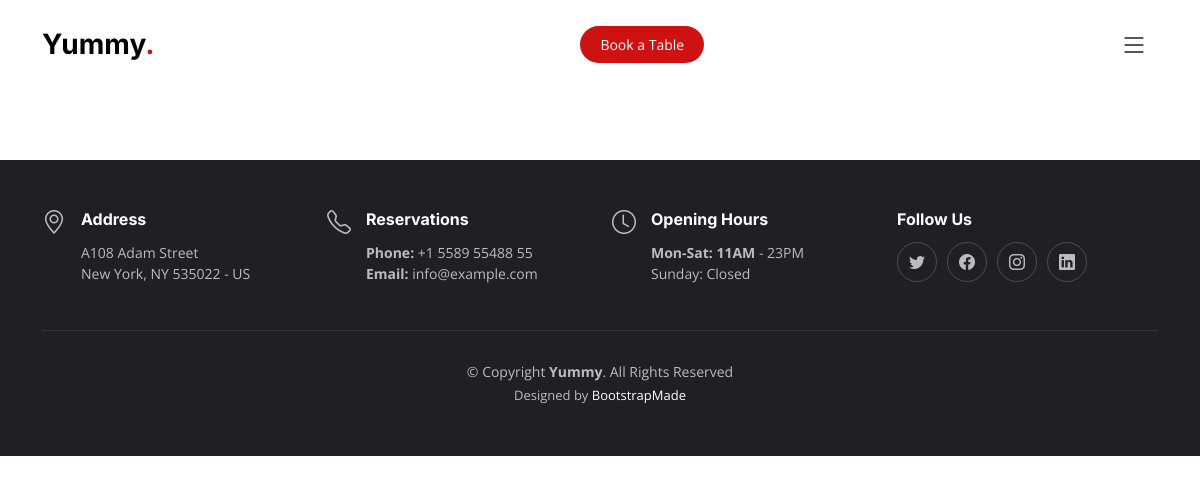
The page /manager/contact_help/ on the database as committed earlier.
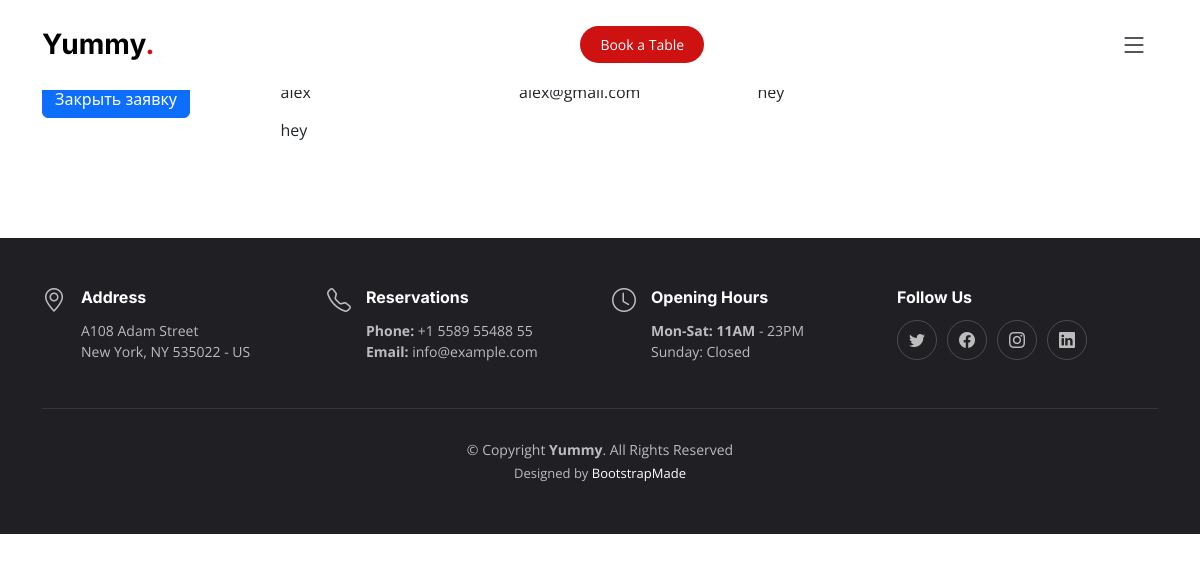
The same page on the database as committed later.
### base/models.py (models this page shows, shortened)
class UserContact(models.Model):
    name = models.CharField(max_length=40)
    email = models.CharField(max_length=70)
    subject = models.CharField(max_length=70)
    message = models.TextField(max_length=600)
    admin_date = models.DateTimeField(auto_now_add=True)
    is_processed = models.BooleanField(default=False)
    class Meta:
        ordering = ('-admin_date', '-is_processed',)

### manager/views.py (the view)
# urls.py: path('contact_help/', contact_help, name='contact_help'),
def contact_help(request):
    list = UserContact.objects.filter(is_processed=False)
    return render(request, 'contact_help.html', context={
        'list': list,
    })

### manager/templates/contact_help.html (shortened to what this page needs)
{% extends 'index.html' %}
{% block content %}
    <section id="reserves">
        <div class="container">
            <div class="col-md-10 col-md-offset-1">
                {% for item in list %}
                    <div class="row">
                        <div class="col-md-3">
                            <a href="{% url 'manager:update_contact_help' pk=item.pk %}">
                                <button type="button" class="btn btn-primary">Закрыть заявку</button>
                            </a>
                        </div>
                        <div class="col-md-3">{{ item.name }}</div>
                        <div class="col-md-3">{{ item.email }}</div>
                        <div class="col-md-3">{{ item.subject }}</div>
                    </div>
                    <div class="row">
                        <div class="col-md-3"></div>
                        <div class="col-md-9"><p>{{ item.message }}</p></div>
                    </div>
                {% endfor %}
            </div>
        </div>
    </section>
{% endblock %}

Rows that differ between the two databases and show on the page:
added UserContact: name "alex", email "alex@gmail.com", subject "hey", message "hey"
